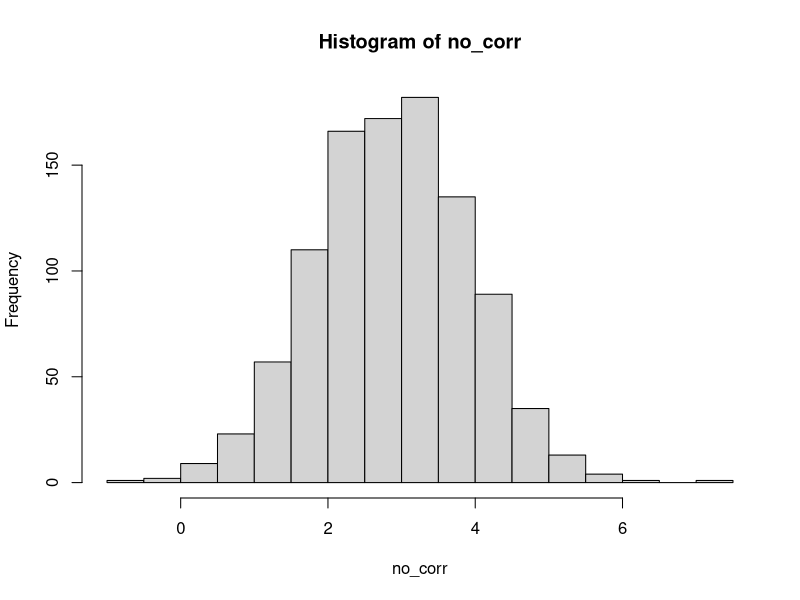
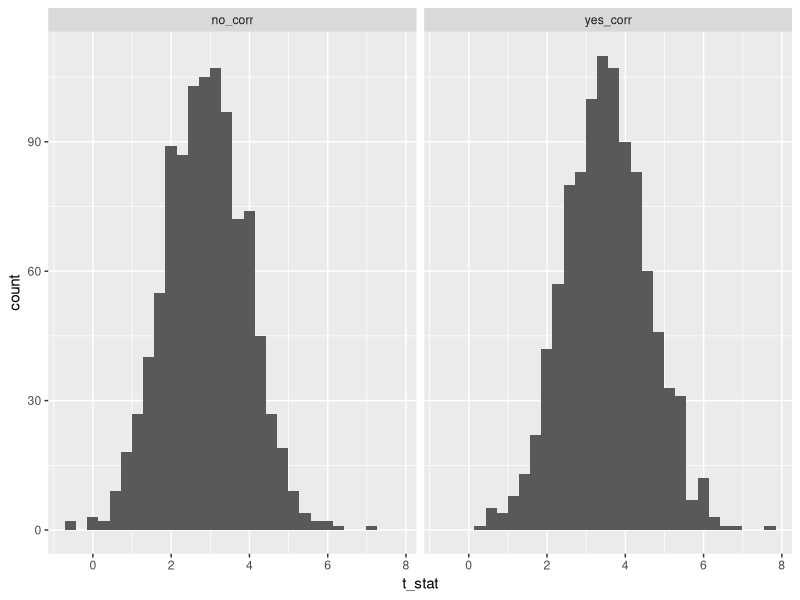

The R script that drew these images, in order:
## ---- chunk 1
library(lme4)
set.seed(2142018)
no_corr <- replicate(1000, {
  pred <- rnorm(100, 0, 2)
  out <- pred + rnorm(100, 0, 7)
  out <- c(rnorm(25,1,.001), rnorm(25, -1, .001), rnorm(25, 3, .001) , rnorm(25, 2, .001)) + out
  df <- data.frame(pred = pred, out = out, units = factor(c(rep(x = 1,25), rep(2, 25), rep(3, 25), rep(4, 25))))
  summary(invisible(lmer(out~(1|units) + pred, data = df)))$coefficients[2,3]
})
hist(no_corr)
## ---- chunk 2
yes_corr <- replicate(1000, {
  pred <- rnorm(100, 0, 2) 
  out <- pred + rnorm(100, 0, 7)
  pred <- pred +  (c(rnorm(25,1,.001), rnorm(25, -1, .001), rnorm(25, 3, .001) , rnorm(25, 2, .001)))
  out <-  (c(rnorm(25,1,.001), rnorm(25, -1, .001), rnorm(25, 3, .001) , rnorm(25, 2, .001))) + out
  df <- data.frame(pred = pred, out = out, units = factor(c(rep(x = 1,25), rep(2, 25), rep(3, 25), rep(4, 25))))
  summary(lmer(out~(1|units) + pred, data = df))$coefficients[2,3]
})
## ---- chunk 3
corr <- data.frame(no_corr = no_corr,
                   yes_corr = yes_corr)
library(ggplot2)
library(dplyr)
tidyr::gather(corr, key = "corr", value = "t_stat") %>% 
  ggplot(aes(x = t_stat)) + 
  geom_histogram() + 
  facet_wrap(~corr)
## ---- chunk 4
mean(no_corr)
mean(yes_corr)
t.test(no_corr, yes_corr)
